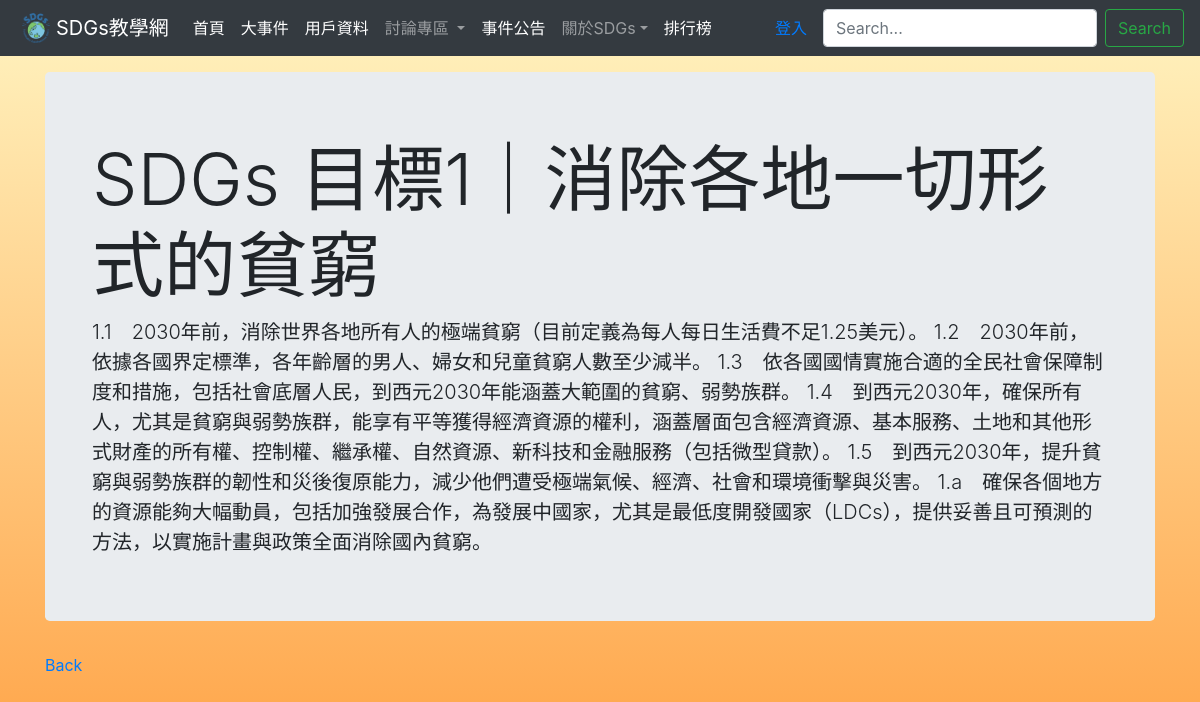
Page /SDGs/sdgs-1/ on the committed database.
### introduction/models.py (models this page shows, shortened)
class SDGs(models.Model):
  title = models.CharField(max_length=255, default="")
  description = models.TextField(default="")
  slug = models.SlugField(blank=True, default="")
  category = models.ForeignKey(Category, null=True, on_delete=models.PROTECT)
  image = models.ImageField(default="", blank=True, upload_to="images")

### introduction/views.py (the view)
# urls.py: path('SDGs/<slug:slug>/', introduction.detail, name='detail'),
def detail(request, slug=None):
  sdgs = get_object_or_404(SDGs, slug=slug)
  return render(request, 'SDGs/detail.html', locals())

### templates/SDGs/detail.html (shortened to what this page needs)
{% extends "base.html" %}
{% block content %}
<br>
<br>
<br>
 <div class="jumbotron">
 <div class="container">
 <h1 class="display-3">{{ sdgs.title }}</h1>
 <div class="lead">{{ sdgs.description }}</div>
 </div>
 </div>
 <a href="/SDGs/">Back</a>
{% endblock %}

### static/css/style.css (style rules this page uses)
html, body { height: 100%; }
body { height: 100%; font-family: Arial, Helvetica, sans-serif; font-size: 13px; margin: 0; padding: 0; background:#bdb2b2 }
h1, h2, h3, h4, h5 { padding: 0; margin: 0; }

### templates/base.html (style rules this page uses)
body, html { height: 100%; margin: 0; padding: 0; }
body { background: linear-gradient(to bottom, #FFF4C1, #FFA042); background-attachment: fixed; }

### rows in the picture
SDGs: title "SDGs 目標1｜消除各地一切形式的貧窮", description "1.1 2030年前，消除世界各地所有人的極端貧窮（目前定義為每人每日生活費不足1.25美元）。 1.2 2030年前，依據各國界定標準，各年齡層的男人、婦女和兒童貧窮人數至少減半。 1.3 依各國國情實施合適的全民社會保障制度和措施，包括社會底層人民，到西元2030年能涵蓋大範圍的貧窮、弱勢族群。 1.4 到西元2030年，確保所有人，尤其是貧窮與弱勢族群，能享有平等獲得經濟資源的權利，涵蓋層面包含經濟資源、基本服務、土地和其他形式財產的所有權、控制權、繼承權、自然資源、新科技和金融服務（包括微型貸款）。 1.5 到西元2030年，提升貧窮與弱勢族群的韌性和災後復原能力，減少他們遭受極端氣候、經濟、社會和環境衝擊與災害。 1.a 確保各個地方的資源能夠大幅動員，包括加強發展合作，為發展中國家，尤其是最低度開發國家（LDCs），提供妥善且可預測的方法，以實施計畫與政策全面消除國內貧窮。"
